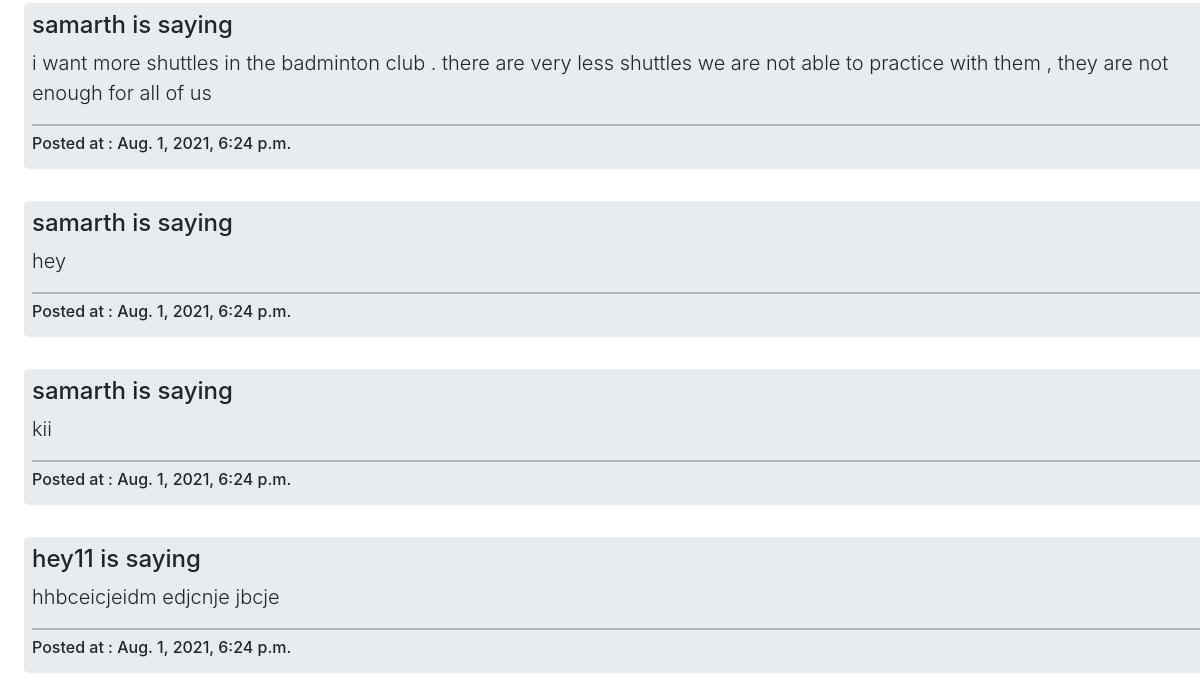
The page /blog/ (lower part) on the database as committed earlier.
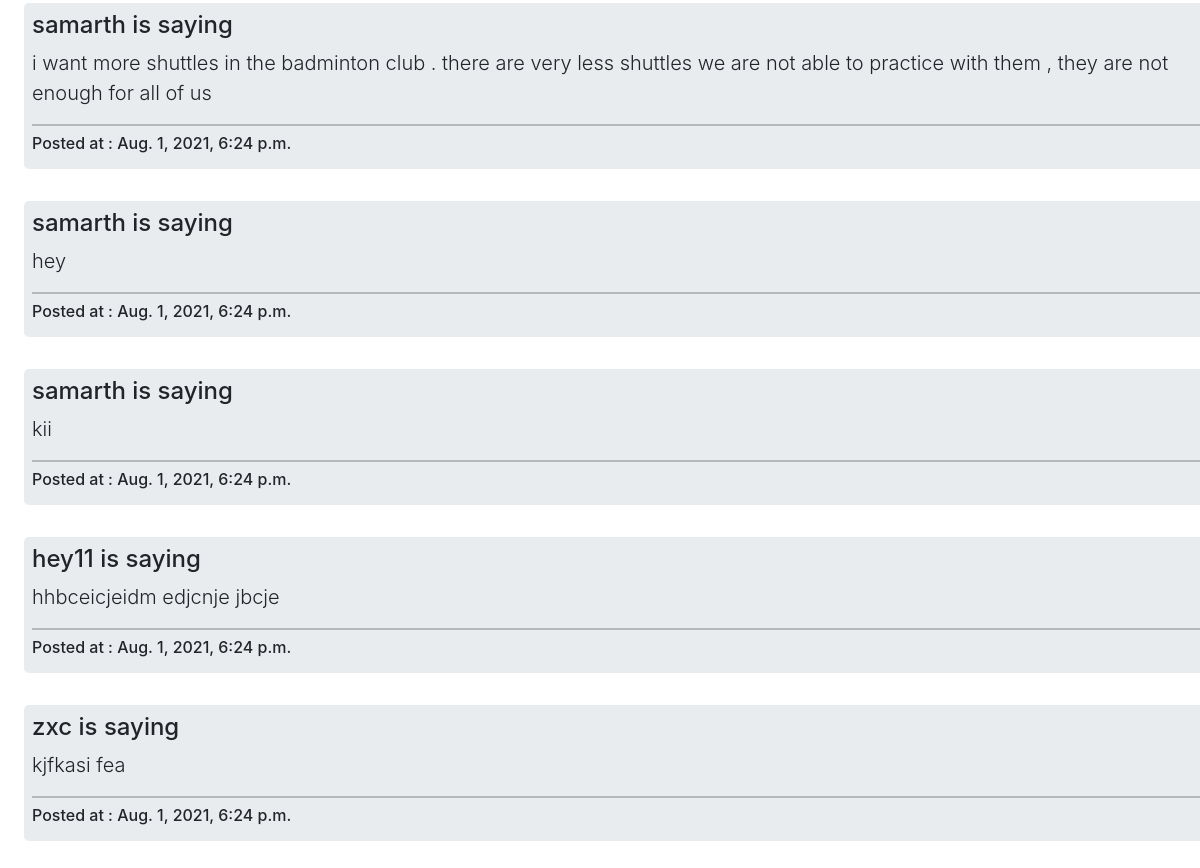
The same page on the database as committed later.
### account/models.py (models this page shows, shortened)
class complaints_posted(models.Model):
    user = models.ForeignKey(User , on_delete=models.CASCADE , related_name="c_user")
    comp = models.TextField(null = False)
    time = models.DateTimeField(default=datetime.now, blank=True)

### account/views.py (the view)
# urls.py: 2. Add a URL to urlpatterns:  path('blog/', include('blog.urls'))
def blog(request):
    context= {
        'posts' : complaints_posted.objects.all()
    }
    return render(request , "account/blog.html" , context)

### account/templates/account/blog.html (shortened to what this page needs)
{% extends "account/base2.html" %}
{% load static %}
{% block content %}
{% for m in posts %}
    <div class="jumbotron w-100 p-2 mx-4">
        <h4 class="display-10">{{m.user}} is saying</h4>
        <p class="lead">{{m.comp}}</p>
        <hr class="my-2">
        <h6>Posted at : {{m.time}}</h6>
    </div>
{% endfor %}
{% endblock %}

### account/templates/account/base2.html (shortened to what this page needs)
<!doctype html>
<html>
    <head>
        <link rel="stylesheet" href="https://cdn.datatables.net/1.10.25/css/dataTables.bootstrap5.min.css">
        <link rel="stylesheet" href="https://cdnjs.cloudflare.com/ajax/libs/twitter-bootstrap/5.0.1/css/bootstrap.min.css">
        <link rel="stylesheet" href="https://cdnjs.cloudflare.com/ajax/libs/font-awesome/4.7.0/css/font-awesome.min.css">
        <link rel="stylesheet" href="https://stackpath.bootstrapcdn.com/bootstrap/4.4.1/css/bootstrap.min.css">
        <link rel="stylesheet" href="https://stackpath.bootstrapcdn.com/bootstrap/4.1.3/css/bootstrap.min.css">
    </head>
    <body>
        {% block content %}{% endblock  %}
    </body>
</html>

Rows that differ between the two databases and show on the page:
added complaints_posted: user "zxc", comp "kjfkasi fea", time "Aug. 1, 2021, 6:24 p.m."
